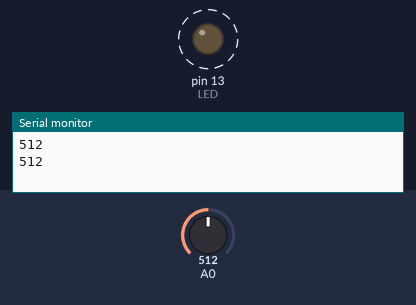
A sketch run on a simulated Arduino Uno, built with avr-gcc and run on an emulated ATmega328P. Parts: output pins drawn as LEDs (lit = HIGH), the last lines printed to the serial monitor. Dashed ring = blinking. The test bench sets the inputs (shaded band); at power-on: A0 = 512.

Above: at 1.8 s.
1.9 s: A0 set to 306
At 2.2 s:
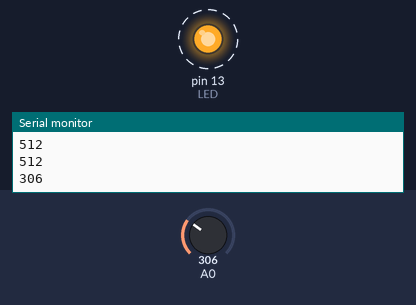
5.4 s: A0 set to 122
At 5.56 s:
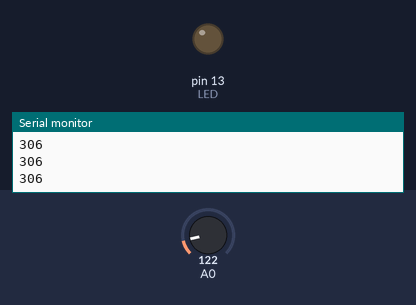
Timing chart, 0 to 14.9 s (numbered marks = the images above; inputs shaded):
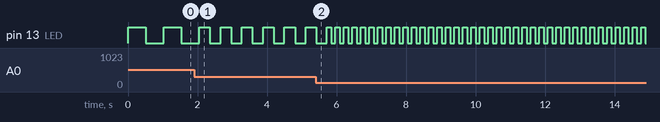

Measured:
- after the input at 1.9 s, pin 13 (LED): alternates HIGH for 0.31 s and LOW for 0.31 s, starting after 0.46 s
- by itself, pin 13 (LED): alternates HIGH for 0.51 s and LOW for 0.51 s

The sketch:

Lab2.ino
```cpp
int potPosition;

void setup()
{
  pinMode(13, OUTPUT); //LED
  Serial.begin(9600);  //setup serial monitor
}

void loop()
{
  potPosition = analogRead(0); //position of potentiometer
  Serial.println(potPosition);
  digitalWrite(13, HIGH);
  delay(potPosition); // Wait for potPosition time
  digitalWrite(13, LOW);
  delay(potPosition); // Wait for potPosition time
}
```
